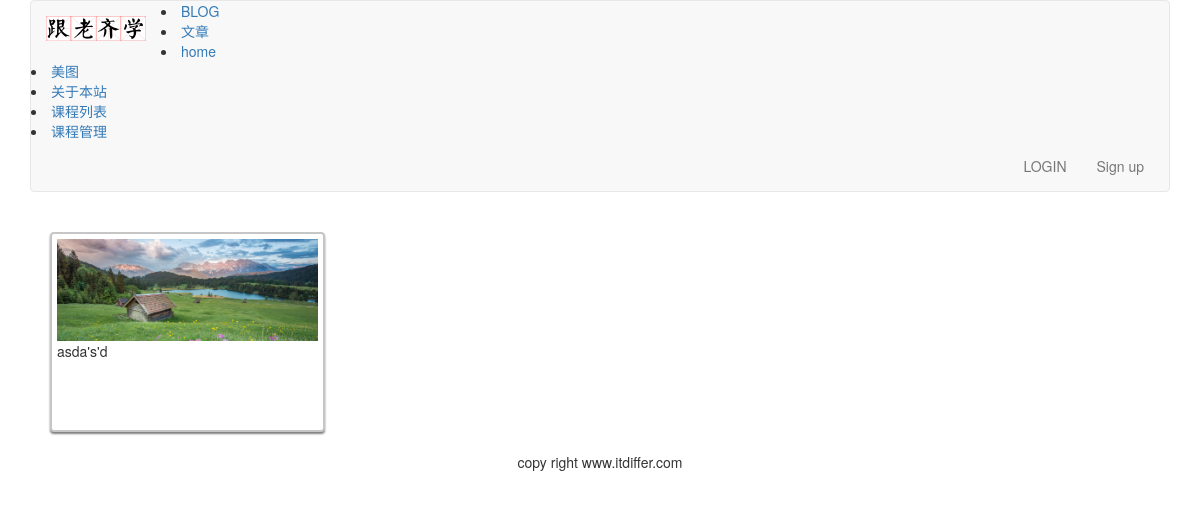
The app's page /image/images/ with its own data.
### image/models.py (models this page shows, shortened)
class Image(models.Model):
    user = models.ForeignKey(User, related_name="images",on_delete=models.CASCADE)
    title = models.CharField(max_length=300)
    url = models.URLField()
    slug = models.SlugField(max_length=500, blank=True)
    description = models.TextField(blank=True)
    created = models.DateField(auto_now_add=True, db_index=True)
    image = models.ImageField(upload_to='images/%Y/%m/%d')

### image/views.py (the view)
# urls.py: path('images/', views.falls_images, name="falls_images"),
def falls_images(request):
    images = Image.objects.all()
    return render(request, 'image/falls_images.html', {"images": images})

### templates/image/falls_images.html (shortened to what this page needs)
{% extends "base.html" %}
{% load static %}
{% block content %}
<div class="container">
<link rel="stylesheet" href="{% static 'css/mansory-style.css' %}" type="text/css" />
<div id="my-gallery-container">
  {% for image in images %}
    <div class="falls_item h200" data-order="{{image.id}}">
        <a href="javascript:void(0)" onclick="displayImage('{{image.user}}', '{{image.title}}', '{{image.image.url}}', '{{image.description}}', '{{request.get_host}}')"><img src="{{ image.image.url }}"></a>
        <p>{{ image.title }}</p>
    </div>
  {% endfor %}
</div>
</div>
{% endblock %}

### static/css/mansory-style.css (style rules this page uses)
#my-gallery-container { background-color: #ededed; }
.falls_item { border: #c6c6c6 2px solid; width: 100%; background-color: white; min-height: 100px; padding: 5px; margin: 10px 0px; box-shadow: rgba(0, 0, 0, 0.5) 0px 2px 2px; border-radius: 4px;, }
.falls_item.h200 { width: 100%; min-height: 200px; }
.falls_item img { max-width: 100%; }

### records on screen
Image: image (picture), title "asda's'd"
